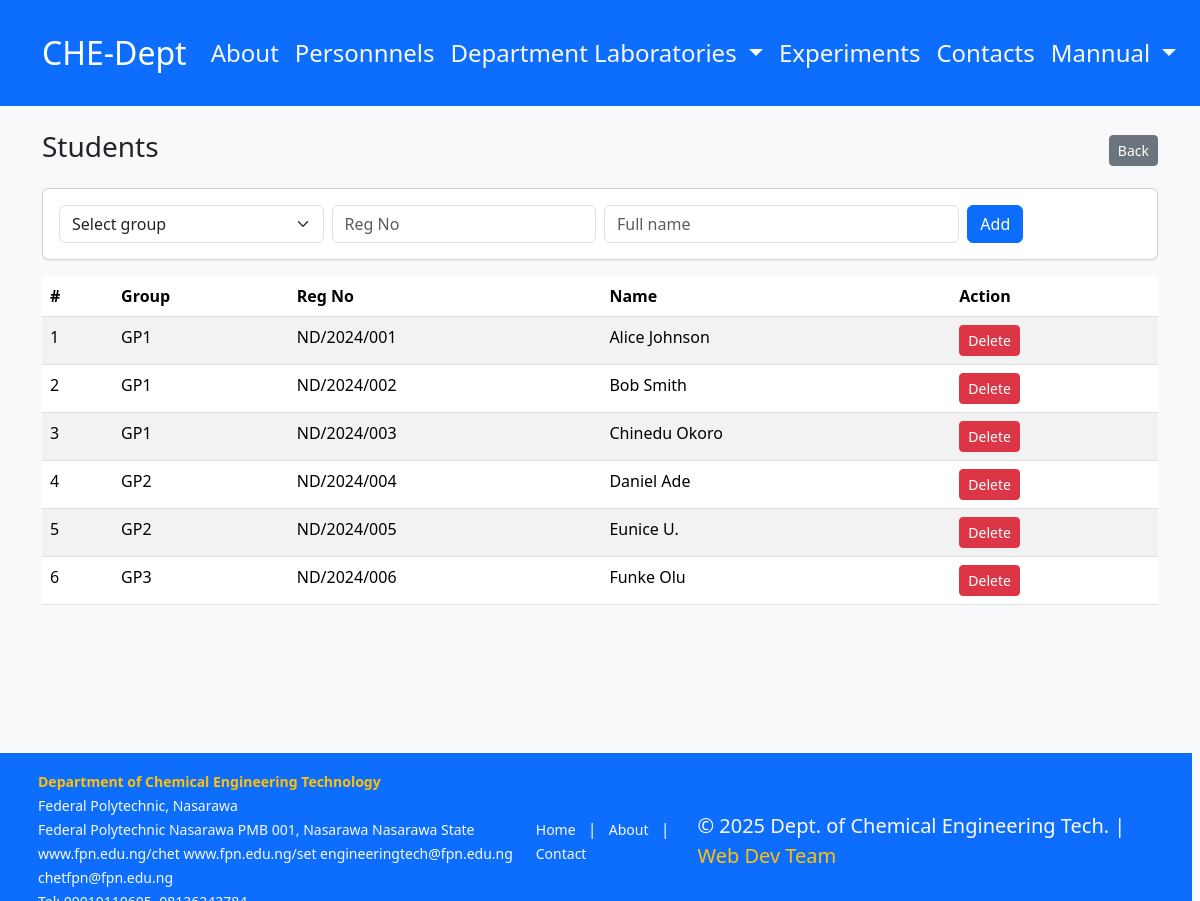
The app's page /admin/manage_students.php (signed in) with its own data.
### tables this page shows
CREATE TABLE IF NOT EXISTS students (
  id INT AUTO_INCREMENT PRIMARY KEY,
  group_id VARCHAR(50),
  reg_no VARCHAR(100),
  name VARCHAR(255)
);

### admin/manage_students.php (the view, shortened to what this page needs)
<?php
require '../includes/db.php';
$rows = $pdo->query('SELECT * FROM students ORDER BY group_id, reg_no')->fetchAll();
include '../includes/header.php';
?>
<div class="d-flex justify-content-between align-items-center mb-3"><h3>Students</h3><a class="btn btn-sm btn-secondary" href="dashboard.php">Back</a></div>
<div class="card p-3 mb-3">
  <form method="post" class="row g-2">
    <div class="col-md-3"><select name="group_id" class="form-select" required><option value="">Select group</option></select></div>
    <div class="col-md-3"><input name="reg_no" class="form-control" placeholder="Reg No" required></div>
    <div class="col-md-4"><input name="name" class="form-control" placeholder="Full name" required></div>
    <div class="col-md-2"><button class="btn btn-primary" name="add">Add</button></div>
  </form>
</div>
<table class="table table-striped"><thead><tr><th>#</th><th>Group</th><th>Reg No</th><th>Name</th><th>Action</th></tr></thead><tbody>
<?php foreach($rows as $i=>$r): ?><tr><td><?=$i+1?></td><td><?=htmlspecialchars($r['group_id'])?></td><td><?=htmlspecialchars($r['reg_no'])?></td><td><?=htmlspecialchars($r['name'])?></td><td><a class="btn btn-sm btn-danger" href="?del=<?=$r['id']?>" onclick="return confirm('Delete?')">Delete</a></td></tr><?php endforeach; ?>
</tbody></table>
<div class="container py-5" style="margin-bottom: 10rem;"></div>
<?php include '../includes/footer.php'; ?>

### assets/style.css (style rules this page uses)
body { font-family:Arial,Helvetica,sans-serif; }
.card { box-shadow:0 1px 2px rgba(0,0,0,0.05); }

### records on screen
students: group "GP1", reg_no "ND/2024/001", name "Alice Johnson"
students: group "GP1", reg_no "ND/2024/002", name "Bob Smith"
students: group "GP1", reg_no "ND/2024/003", name "Chinedu Okoro"
students: group "GP2", reg_no "ND/2024/004", name "Daniel Ade"
students: group "GP2", reg_no "ND/2024/005", name "Eunice U."
students: group "GP3", reg_no "ND/2024/006", name "Funke Olu"
